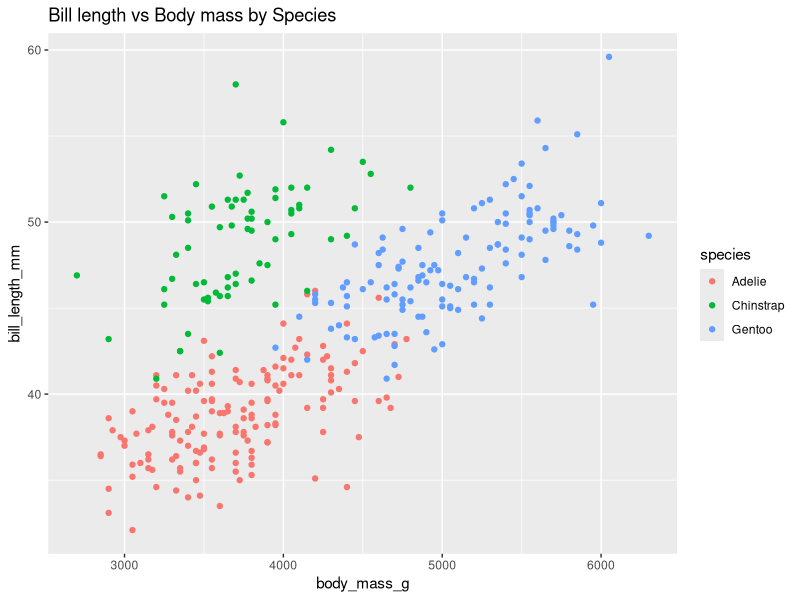

Generate this figure with R:
## ---- chunk 1
letters
## ---- chunk 2
length(letters)
       
letters |> 
  length() |> 
  sqrt()
       
## ---- chunk 3
library(ggplot2)

palmerpenguins::penguins |> 
  ggplot(mapping = aes(x = body_mass_g, 
                       y = bill_length_mm, 
                       color = species)) +
  geom_point() + 
  labs(title = "Bill length vs Body mass by Species")
  
